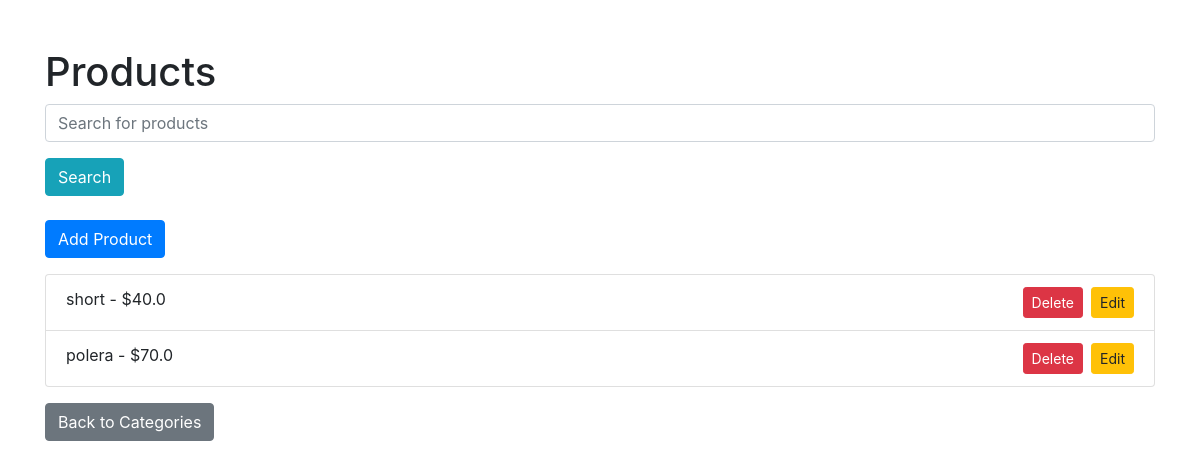
Page /products on the committed database.
### tables this page shows
CREATE TABLE products (
                    id INTEGER PRIMARY KEY AUTOINCREMENT,
                    name TEXT NOT NULL,
                    price REAL NOT NULL,
                    category_id INTEGER,
                    FOREIGN KEY (category_id) REFERENCES categories(id)
                );

### app.py (the view)
@app.route('/products', methods=['GET'])
def list_products():
    products = product_controller.get_all_products()
    return render_template('products.html', products=products)

### controllers/product_controller.py (called while the page is built)
    def get_all_products(self):
        products = self.product_repository.get_all_products()
        print(products)  # Para verificar el contenido
        return products

### repositories/product_repository.py (called while the page is built)
    def get_all_products(self):
        with sqlite3.connect(self.db_file) as connection:
            cursor = connection.cursor()
            cursor.execute("SELECT * FROM products")
            rows = cursor.fetchall()
        return [Product(product_id=row[0], name=row[1], price=row[2], category_id=row[3]) for row in rows]

### templates/products.html (shortened to what this page needs)
<!DOCTYPE html>
<html lang="en">
<head>
    <link rel="stylesheet" href="https://stackpath.bootstrapcdn.com/bootstrap/4.5.2/css/bootstrap.min.css">
</head>
<body>
    <div class="container mt-5">
        <h1>Products</h1>
        <form action="{{ url_for('search_products') }}" method="GET" class="mb-4">
            <div class="form-group">
                <input type="text" class="form-control" name="query" placeholder="Search for products" required>
            </div>
            <button type="submit" class="btn btn-info">Search</button>
        </form>
        <a href="{{ url_for('add_product') }}" class="btn btn-primary mb-3">Add Product</a>
        <ul class="list-group">
            {% for product in products %}
                <li class="list-group-item">
                    {{ product.name }} - ${{ product.price }}
                    <a href="{{ url_for('edit_product', product_id=product.product_id) }}" class="btn btn-warning btn-sm float-right ml-2">Edit</a>
                    <a href="{{ url_for('delete_product', product_id=product.product_id) }}" class="btn btn-danger btn-sm float-right">Delete</a>
                </li>
            {% else %}
                <li class="list-group-item">No products found matching your search.</li>
            {% endfor %}
        </ul>
        <a href="{{ url_for('categories') }}" class="btn btn-secondary mt-3">Back to Categories</a>
    </div>
</body>
</html>

### rows in the picture
products: name "short", price "40.0"
products: name "polera", price "70.0"
